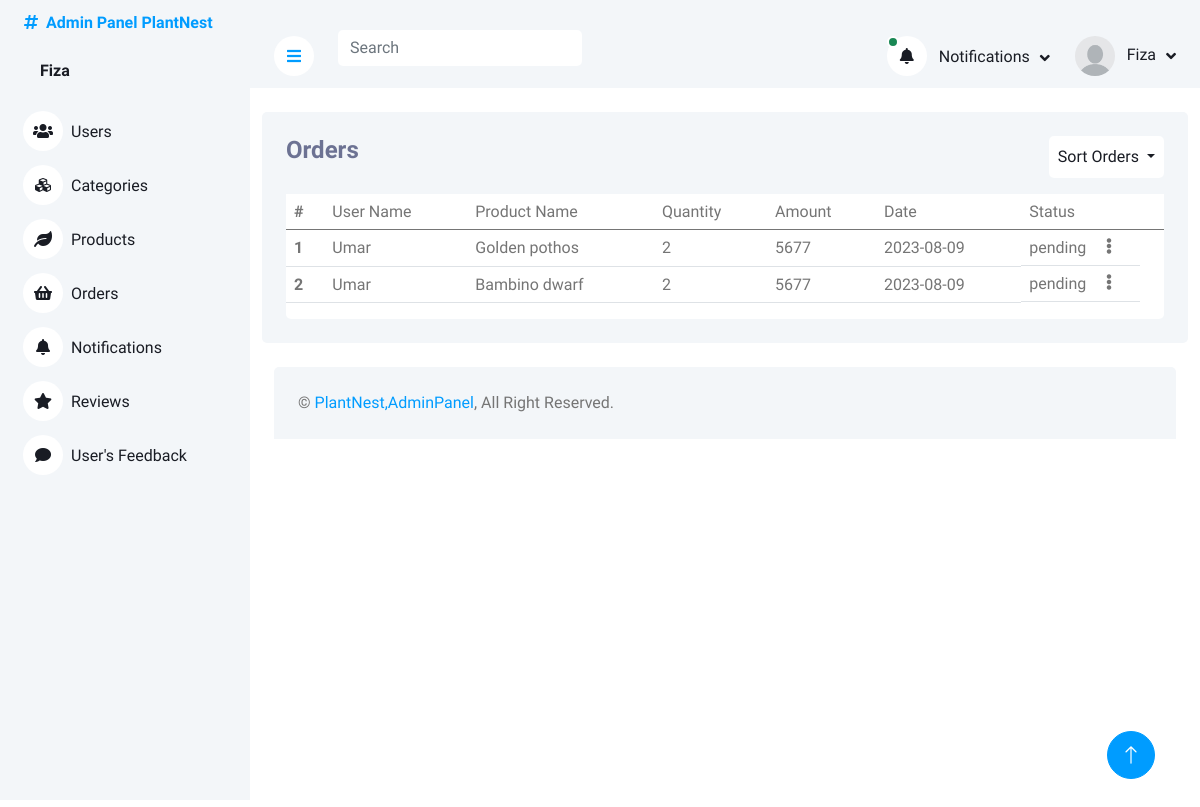
Page /adminPanel/orders.php (signed in) on the earlier database version.
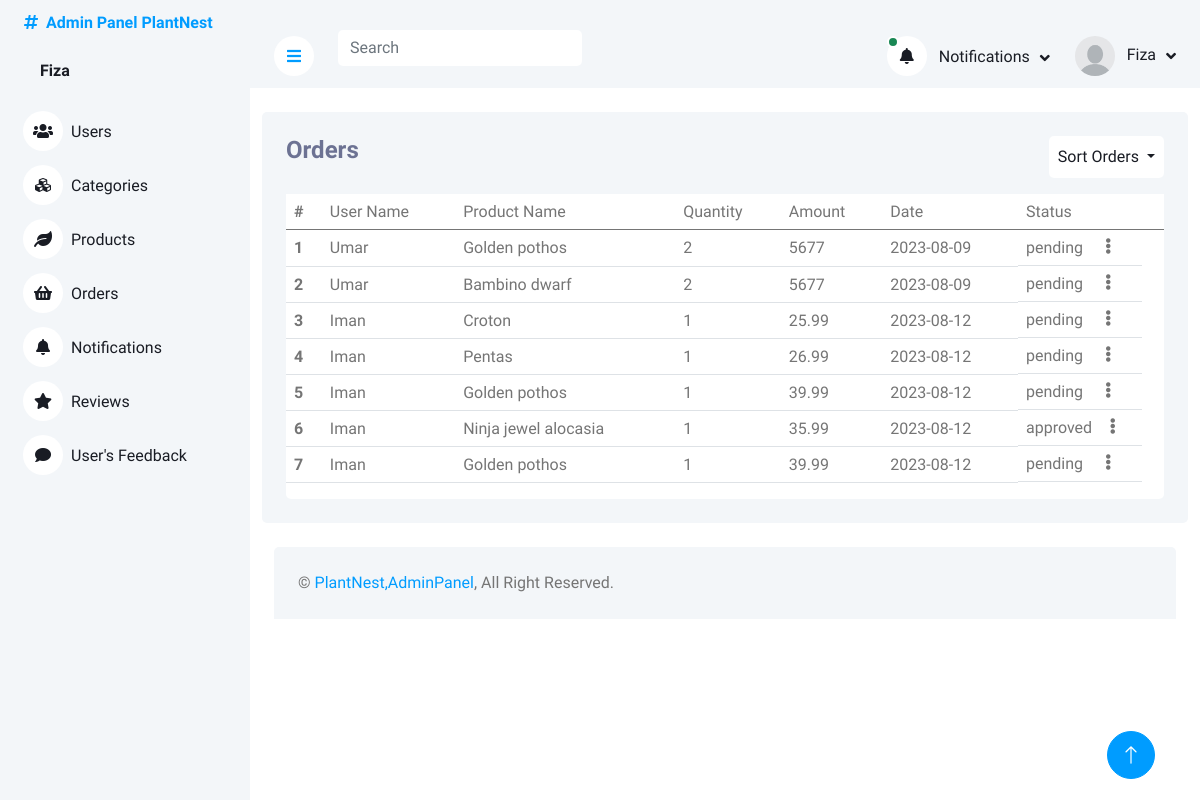
Same page on the later database version.
### tables this page shows
CREATE TABLE `orders` (
  `orderID` int(11) NOT NULL,
  `userID` int(11) DEFAULT NULL,
  `productID` int(11) DEFAULT NULL,
  `productQuantity` varchar(225) DEFAULT NULL,
  `orderDate` date DEFAULT current_timestamp(),
  `totalAmount` varchar(225) DEFAULT NULL,
  `orderStatus` enum('pending','approved','rejected') NOT NULL DEFAULT 'pending'
);

CREATE TABLE `users` (
  `userID` int(11) NOT NULL,
  `firstName` varchar(225) DEFAULT NULL,
  `lastName` varchar(225) DEFAULT NULL,
  `userEmail` varchar(225) NOT NULL,
  `userPassword` varchar(225) DEFAULT NULL
);

CREATE TABLE `products` (
  `productID` int(11) NOT NULL,
  `productName` varchar(225) DEFAULT NULL,
  `productDescription` varchar(225) DEFAULT NULL,
  `productPrice` varchar(225) DEFAULT NULL,
  `productImage` varchar(225) DEFAULT NULL,
  `productStock` varchar(255) NOT NULL,
  `categoryID` int(11) DEFAULT NULL
);

### adminPanel/orders.php (the view, shortened to what the changed rows need)
<?php
include_once('header_admin.php');
?>
<div class="container pt-4">
    <div class="bg-light rounded p-4">
        <div class="row">
            <div class="col-12">
                <div class="bg-white rounded h-100 ">
                    <div class="table-responsive bg- ">
                        <table class="table">
                            <thead>
                                <tr>
                                    <th scope="col">#</th>
                                    <td>User Name</td>
                                    <td>Product Name</td>
                                    <td>Quantity</td>
                                    <td>Amount</td>
                                    <td>Date</td>
                                    <td>Status </td>
                                    <td> </td>
                                </tr>
                            </thead>
                            <tbody>
                                <?php
if (isset($_POST['sort-order-by-name'])) {
    $query = $pdo->query("SELECT * FROM orders INNER JOIN users ON orders.userID = users.userID INNER JOIN  products ON orders.productID =products.productID ORDER BY users.firstName ;");
    $result = $query->fetchAll(PDO::FETCH_ASSOC);
}else if (isset($_POST['sort-order-by-date'])) {
    $query = $pdo->query("SELECT * FROM orders INNER JOIN users ON orders.userID = users.userID INNER JOIN  products ON orders.productID =products.productID  ORDER BY orders.orderDate;");
    $result = $query->fetchAll(PDO::FETCH_ASSOC);
} else {
    $query = $pdo->query("SELECT * FROM orders INNER JOIN users ON orders.userID = users.userID INNER JOIN  products ON orders.productID =products.productID ;");
    $result = $query->fetchAll(PDO::FETCH_ASSOC);
}
                        foreach($result as $row){
                        ?>
                                <tr class="tr-row">
                                    <th scope="row">
                                        <?php echo $row['orderID'] ?>
                                    </th>
                                    <td>
                                        <?php echo ucfirst($row['firstName']) ?>
                                    </td>
                                    <td>
                                        <?php echo $row['productName'] ?>
                                    </td>
                                    <td>
                                        <?php echo $row['productQuantity'] ?>
                                    </td>
                                    <td>
                                        <?php echo $row['totalAmount'] ?>
                                    </td>
                                    <td>
                                        <?php echo $row['orderDate'] ?>
                                    </td>
                                     <td class="d-flex">
      <?php echo $row['orderStatus'] ?>
      <div class="mx-auto">
        <i class="fa fa-ellipsis-v" data-bs-toggle="dropdown" aria-expanded="false" id="dropdownMenuButton" aria-haspopup="true" aria-expanded="false"></i>
      </div>
    </td>
                                </tr>
                                <?php
                        };
                                       ?>
                            </tbody>
                        </table>
                    </div>
                </div>
            </div>
        </div>
    </div>
</div>
<?php
include('footer.php');
?>

### adminPanel/header_admin.php (shortened to what the changed rows need)
<?php
include("php/query.php");
?>
<!DOCTYPE html>
<html lang="en">
<head>
    <link href="https://cdnjs.cloudflare.com/ajax/libs/font-awesome/5.10.0/css/all.min.css" rel="stylesheet">
    <link href="https://cdn.jsdelivr.net/npm/bootstrap-icons@1.4.1/font/bootstrap-icons.css" rel="stylesheet">
    <link href="lib/owlcarousel/assets/owl.carousel.min.css" rel="stylesheet">
    <link href="lib/tempusdominus/css/tempusdominus-bootstrap-4.min.css" rel="stylesheet" />
    <link href="css/bootstrap.min.css" rel="stylesheet">
    <link href="css/style.css" rel="stylesheet">
</head>
<body>
    <div class="container-xxl position-relative bg-white d-flex p-0">
        <div class="sidebar pe-4 pb-3">
            <nav class="navbar bg-light navbar-light">
                <div class="d-flex align-items-center ms-4 mb-4">
                    <div class="ms-3">
                    <?php
                                 if(isset($_SESSION['Admin'])){
                                    $admin = $_SESSION['Admin'];
                                 foreach($admin as $value){
                                    $U_ID =   $value['adminID'];
                                  $query = $pdo->prepare("SELECT * FROM admins WHERE adminID = :iD ");
                                  $query->bindParam(':iD',  $U_ID);
                                  $query->execute();
                                  $result = $query->fetch(PDO::FETCH_ASSOC);
                        ?>
                         <h6 class="mb-0">
                             <span><?php echo ucfirst($result['adminName'])?></span>
                            </h6>
</span>    <?php
                      };
                    }
                        ?>
                    </div>
                </div>
            </nav>
        </div>
        <div class="content">
            <nav class="navbar navbar-expand bg-light navbar-light sticky-top px-4 py-0">
                <div class="navbar-nav align-items-center ms-auto">
                    <div class="nav-item dropdown">
                        <a href="#" class="nav-link dropdown-toggle" data-bs-toggle="dropdown">
                        <?php
                                 if(isset($_SESSION['Admin'])){
                                    $admin = $_SESSION['Admin'];
                                 foreach($admin as $value){
                                    $U_ID =   $value['adminID'];
                                  $query = $pdo->prepare("SELECT * FROM admins WHERE adminID = :iD ");
                                  $query->bindParam(':iD',  $U_ID);
                                  $query->execute();
                                  $result = $query->fetch(PDO::FETCH_ASSOC);
                              if($result['adminImage']){
                        ?>
                        <img class="rounded-circle me-lg-2" src="img/<?php echo $result['adminImage'] ?>" alt="" style="width: 40px; height: 40px;">
                            <?php
                              }else if(empty($result['adminImage'])){
                                ?>
                        <img class="rounded-circle me-lg-2" src="img/user.jpg" alt="" style="width: 40px; height: 40px;">
                                <?php
                              }
                            ?>
                                <span class="d-none d-lg-inline-flex">
                                    <?php echo ucfirst($result['adminName']) ?>
                                </span>
                                <?php
                            }
                        }
                            ?>
                        </a>
                    </div>
                </div>
            </nav>

Differences in the rows shown:
added orders: orderID "3", userID.firstName "Iman", productID.productName "Croton", productQuantity "1", totalAmount "25.99", orderDate "2023-08-12", orderStatus "pending"
added orders: orderID "4", userID.firstName "Iman", productID.productName "Pentas", productQuantity "1", totalAmount "26.99", orderDate "2023-08-12", orderStatus "pending"
added orders: orderID "5", userID.firstName "Iman", productID.productName "Golden pothos", productQuantity "1", totalAmount "39.99", orderDate "2023-08-12", orderStatus "pending"
added orders: orderID "6", userID.firstName "Iman", productID.productName "Ninja jewel alocasia", productQuantity "1", totalAmount "35.99", orderDate "2023-08-12", orderStatus "approved"
added orders: orderID "7", userID.firstName "Iman", productID.productName "Golden pothos", productQuantity "1", totalAmount "39.99", orderDate "2023-08-12", orderStatus "pending"
